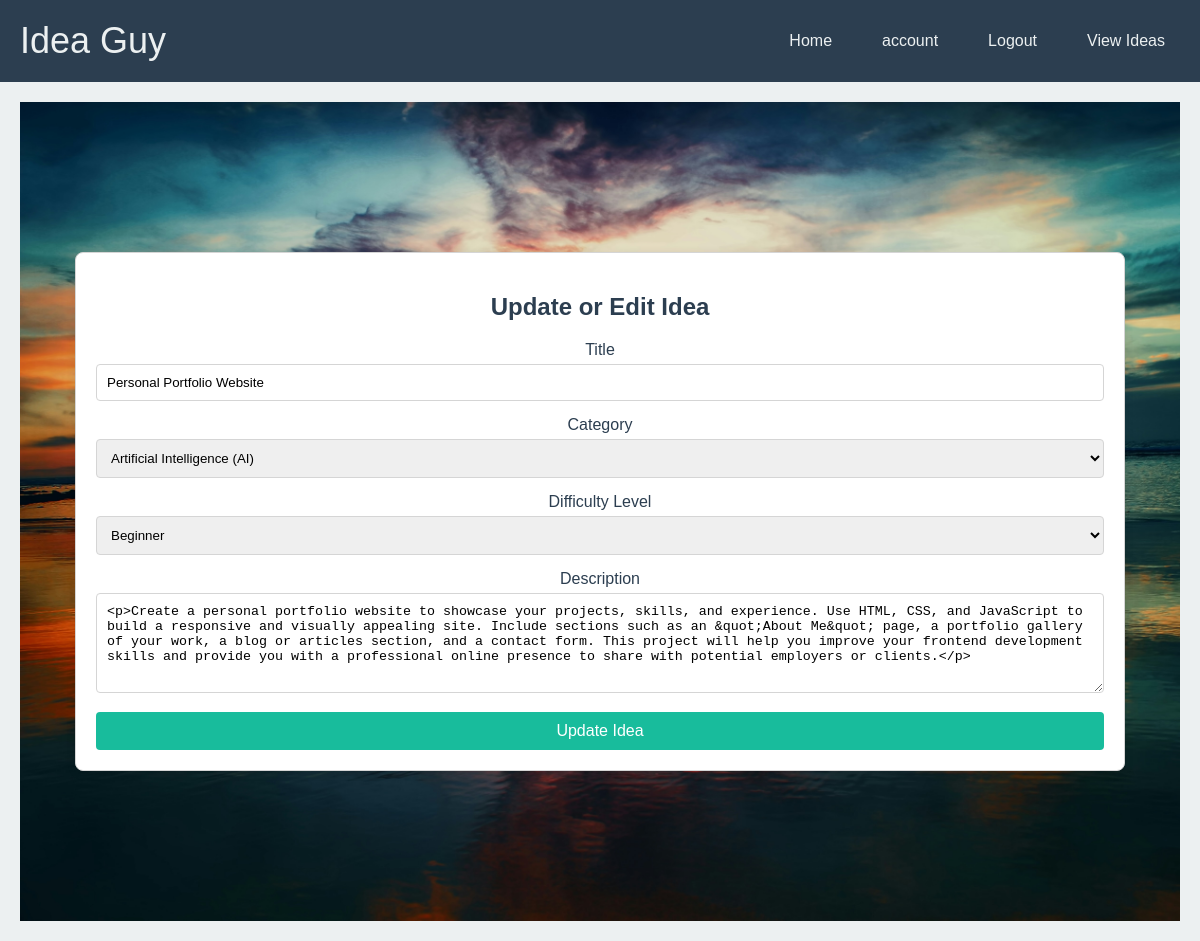
/edit_project/e92a16f9-f646-47a6-90cd-3cc36fb777f2 (signed in), run on the app's committed database.
### the_idea/models.py (models this page shows, shortened)
class Projects(db.Model):
    project_id = db.Column(db.String(20), primary_key=True)
    title = db.Column(db.String(80), nullable=False)
    difficulty_level = db.Column(db.String(50), nullable=False)
    category = db.Column(db.String(50), nullable=False)
    description = db.Column(db.Text, nullable=False)
    category_id = db.Column(db.Integer, db.ForeignKey('categories.category_id'), nullable=False)
    user_id = db.Column(db.String(20), db.ForeignKey('users.id'), nullable=False)
    created_at = db.Column(db.DateTime, default=db.func.current_timestamp())
    updated_at = db.Column(db.DateTime, default=db.func.current_timestamp())

### the_idea/routes.py (the view, shortened to what this page needs)
@app.route('/edit_project/<project_id>', methods = ['GET', 'POST'])
@login_required
def edit_project(project_id):
    project = Projects.query.filter_by(project_id = project_id).first()
    form = UpdateProjectForm()
    form.title.data = project.title
    form.difficulty_level.data = project.difficulty_level
    form.description.data = project.description
    return render_template('updateidea.html', form = form, title = 'Edit Project')

### the_idea/forms.py
class UpdateProjectForm(FlaskForm):
    choices = [(category.category_name, category.category_name) for category in Categories.query.all()]
    category = SelectField('Category', choices=choices, validators=[DataRequired()])
    title = StringField('Title', validators=[DataRequired()])
    difficulty_level = SelectField('Difficulty Level', choices=[('Beginner', 'Beginner'), ('Intermediate', 'Intermediate'), ('Advanced', 'Advanced')], validators=[DataRequired()])
    description = CKEditorField('Description', validators=[DataRequired()])
    submit = SubmitField('Update Idea')

### the_idea/models.py (called while the page is built)
@login_manager.user_loader
def load_user(user_id):
    return Users.query.get(user_id)

### the_idea/templates/updateidea.html (shortened to what this page needs)
{%extends 'layout.html'%}
{%block content%}
<head>
    <link rel="stylesheet" href="{{url_for('static', filename='css/project.css')}}">
</head>
<section class="form-container">
    <h2>Update or Edit Idea</h2>
    <form action="" method="POST">
        <div class="form-group">
            {{form.title.label}}
            {{form.title}}
        </div>
        <div class="form-group">
            {{form.category.label}}
            {{form.category}}
        </div>
        <div class="form-group">
            {{form.difficulty_level.label}}
            {{form.difficulty_level}}
        </div>
        <div class="form-group">
            {{form.description.label}}
            {{form.description}}
        </div>
        <button type="submit" class="btn">
            {{form.submit.label}}
        </button>
    </form>
</section>
{%endblock%}

### the_idea/static/css/home.css (style rules this page uses)
body { font-family: Arial, sans-serif; margin: 0; background-color: #ECF0F1; color: #2C3E50; margin-top: auto; }
.btn { background-color: #18BC9C; color: #ECF0F1; padding: 15px 30px; text-decoration: none; border-radius: 5px; font-size: 1.2em; transition: background-color 0.3s; animation: zoomIn 1.5s ease-in-out; }

### the_idea/static/css/project.css (style rules this page uses)
body { font-family: Arial, sans-serif; margin: 0; background-color: #ECF0F1; color: #2C3E50; }
.form-container { max-width: 90%; margin: 50px auto; padding: 20px; background-color: #FFFFFF; border: 1px solid #D5D5D5; border-radius: 8px; box-shadow: 0 2px 10px rgba(0, 0, 0, 0.1); }
.form-container h2 { text-align: center; margin-bottom: 20px; color: #2C3E50; }
.form-group { margin-bottom: 15px; }
.form-group label { display: block; margin-bottom: 5px; color: #2C3E50; }
.form-group input, .form-group select, .form-group textarea { width: 100%; padding: 10px; border: 1px solid #D5D5D5; border-radius: 4px; box-sizing: border-box; }
.form-group textarea { resize: vertical; min-height: 100px; }
.btn { width: 100%; background-color: #18BC9C; color: #FFFFFF; padding: 10px; text-decoration: none; border: none; border-radius: 4px; font-size: 1em; cursor: pointer; transition: background-color 0.3s; }

### data on the page
Projects: title "Personal Portfolio Website", category "Artificial Intelligence (AI)", difficulty_level "Beginner", description "<p>Create a personal portfolio website to showcase your projects, skills, and experience. Use HTML, CSS, and JavaScript to build a responsive and visually appealing site. Include sections such as an &quot;About Me&quot; page, a portfolio gallery of your work, a blog or articles section, and a contact form. This project will help you improve your frontend development skills and provide you with a professional online presence to share with potential employers or clients.</p>"
